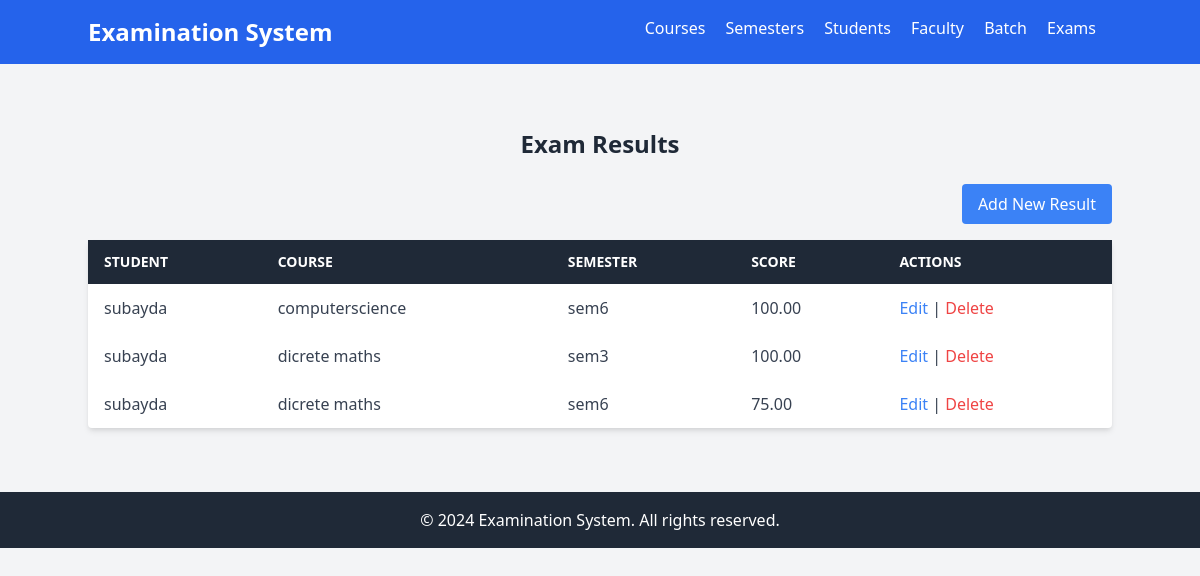
The page /exam-results/ on the database its author committed.
### exam/models.py (models this page shows, shortened)
class ExamResult(models.Model):
    student = models.ForeignKey('Student', on_delete=models.CASCADE)
    course = models.ForeignKey('Course', on_delete=models.CASCADE)
    semester = models.ForeignKey('Semester', on_delete=models.CASCADE)
    score = models.DecimalField(max_digits=5, decimal_places=2)

class Student(models.Model):
    name = models.CharField(max_length=100)
    student_id = models.CharField(max_length=20, unique=True)
    batch = models.ForeignKey(Batch, on_delete=models.CASCADE)
    contact_details = models.TextField()
    courses = models.ManyToManyField(Course, through='ExamResult')

class Course(models.Model):
    code = models.CharField(max_length=10, unique=True)
    title = models.CharField(max_length=100)
    credit_hours = models.IntegerField()
    semester = models.ForeignKey(Semester, on_delete=models.CASCADE)
    faculties = models.ManyToManyField(Faculty)

class Semester(models.Model):
    name = models.CharField(max_length=100)
    start_date = models.DateField()
    end_date = models.DateField()

### exam/views.py (the view)
# urls.py: path('exam-results/', views.exam_result_list, name='exam_results_list'),
def exam_result_list(request):
    results = ExamResult.objects.all()
    return render(request, 'exam_result/exam_result_list.html', {'results': results})

### exam/templates/exam_result/exam_result_list.html
{% extends "layout.html" %}
{% block content %}
<div class="container mx-auto py-8">
    <h1 class="text-2xl font-bold mb-6 text-center">Exam Results</h1>
    <div class="mb-4 flex justify-end">
        <a href="{% url 'add_exam_result' %}" class="bg-blue-500 text-white px-4 py-2 rounded hover:bg-blue-600">Add New Result</a>
    </div>
    <table class="min-w-full bg-white shadow-md rounded">
        <thead>
            <tr class="bg-gray-800 text-white">
                <th class="text-left py-3 px-4 uppercase font-semibold text-sm">Student</th>
                <th class="text-left py-3 px-4 uppercase font-semibold text-sm">Course</th>
                <th class="text-left py-3 px-4 uppercase font-semibold text-sm">Semester</th>
                <th class="text-left py-3 px-4 uppercase font-semibold text-sm">Score</th>
                <th class="text-left py-3 px-4 uppercase font-semibold text-sm">Actions</th>
            </tr>
        </thead>
        <tbody class="text-gray-700">
            {% for result in results %}
            <tr>
                <td class="text-left py-3 px-4">{{ result.student.name }}</td>
                <td class="text-left py-3 px-4">{{ result.course.title }}</td>
                <td class="text-left py-3 px-4">{{ result.semester.name }}</td>
                <td class="text-left py-3 px-4">{{ result.score }}</td>
                <td class="text-left py-3 px-4">
                    <a href="{% url 'update_exam_result' result.pk %}" class="text-blue-500 hover:underline">Edit</a> |
                    <a href="{% url 'delete_exam_result' result.pk %}" class="text-red-500 hover:underline">Delete</a>
                </td>
            </tr>
            {% empty %}
            <tr>
                <td colspan="5" class="text-center py-4">No exam results found.</td>
            </tr>
            {% endfor %}
        </tbody>
    </table>
</div>
{% endblock  %}

### rows shown on the page
ExamResult: student.name "subayda", course "computerscience", semester.name "sem6", score "100.00"
ExamResult: student.name "subayda", course "dicrete maths", semester.name "sem3", score "100.00"
ExamResult: student.name "subayda", course "dicrete maths", semester.name "sem6", score "75.00"
